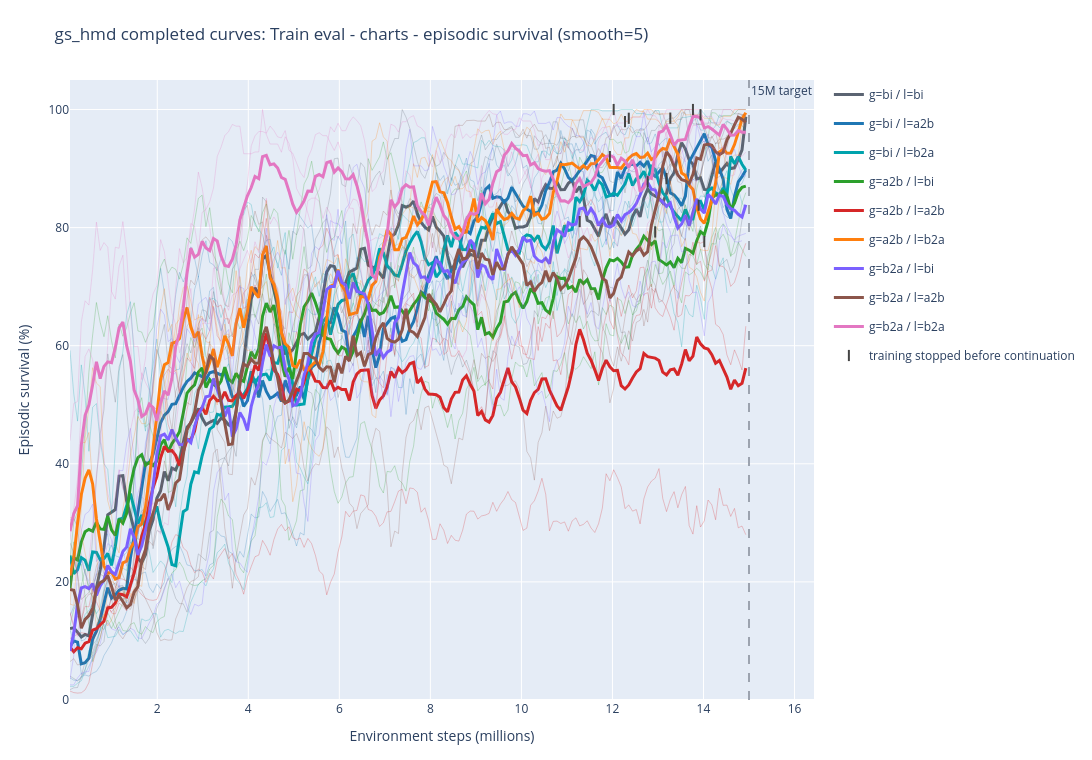
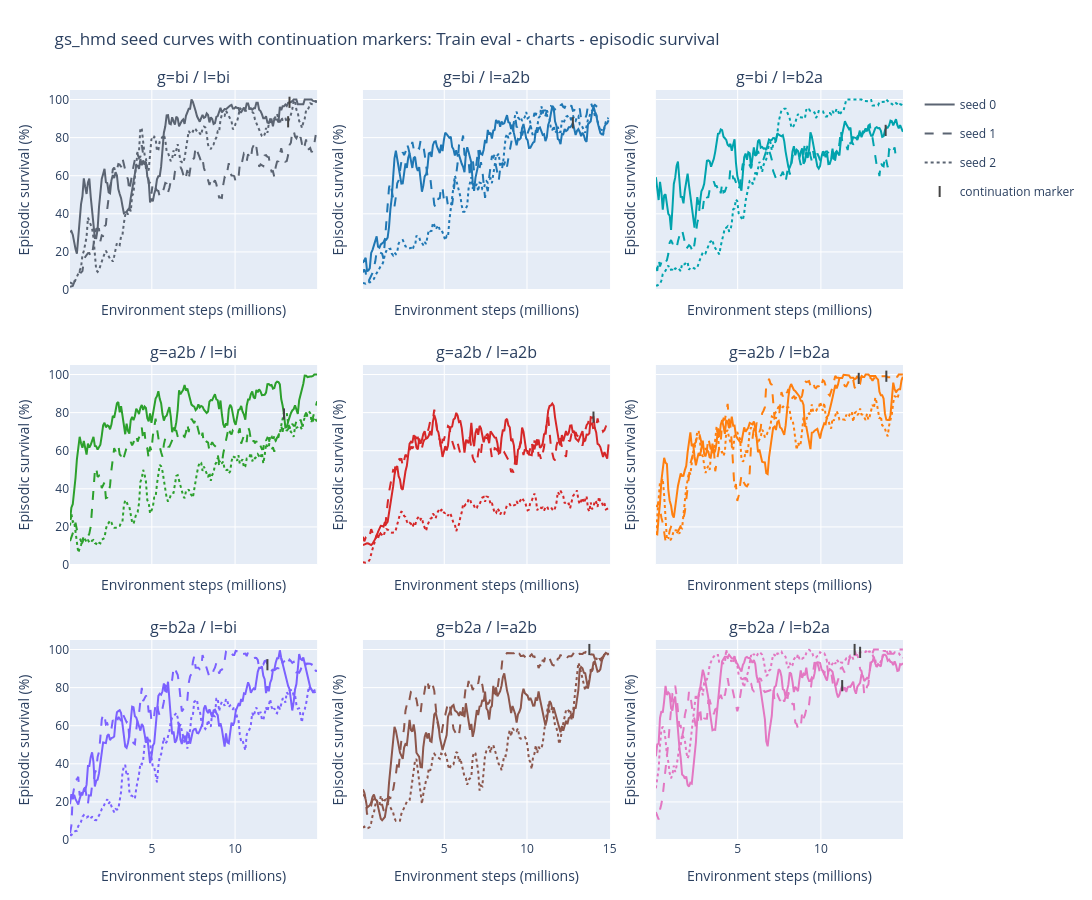

Notebook cell for these charts, in order:
### Markdown cell above
## Optional: plot another metric

Change `metric_to_plot` below to redraw the same figures for train-eval survival instead of test survival.

### Code cell
metric_to_plot = "train_eval/charts/episodic_survival"

plot_complete_curves(metric=metric_to_plot).show()
plot_seed_facets(metric=metric_to_plot).show()

### Figure 1 — Plotly figure (JSON) as saved in the notebook; plotly's stock layout.template omitted (floating-point values rounded to 4 significant figures; data arrays with more than 128 entries replaced by an {"elided": "..."} marker saying what was removed)
{"data": [{"customdata": {"elided": "180x2 mixed values"}, "hovertemplate": "run=%{customdata[0]}<br>seed=%{customdata[1]}<br>step=%{x:.3f}M<br>survival=%{y:.2f}%<extra></extra>", "legendgroup": "g=bi / l=bi", "line": {"color": "#5b6472", "width": 1}, "mode": "lines", "name": "g=bi / l=bi seed 0", "opacity": 0.25, "showlegend": false, "type": "scatter", "x": {"elided": "180 float values"}, "y": {"elided": "180 float values"}}, {"customdata": {"elided": "179x2 mixed values"}, "hovertemplate": "run=%{customdata[0]}<br>seed=%{customdata[1]}<br>step=%{x:.3f}M<br>survival=%{y:.2f}%<extra></extra>", "legendgroup": "g=bi / l=bi", "line": {"color": "#5b6472", "width": 1}, "mode": "lines", "name": "g=bi / l=bi seed 1", "opacity": 0.25, "showlegend": false, "type": "scatter", "x": {"elided": "179 float values"}, "y": {"elided": "179 float values"}}, {"customdata": {"elided": "180x2 mixed values"}, "hovertemplate": "run=%{customdata[0]}<br>seed=%{customdata[1]}<br>step=%{x:.3f}M<br>survival=%{y:.2f}%<extra></extra>", "legendgroup": "g=bi / l=bi", "line": {"color": "#5b6472", "width": 1}, "mode": "lines", "name": "g=bi / l=bi seed 2", "opacity": 0.25, "showlegend": false, "type": "scatter", "x": {"elided": "180 float values"}, "y": {"elided": "180 float values"}}, {"customdata": {"elided": "180 int values"}, "hovertemplate": "g=bi / l=bi<br>step=%{x:.3f}M<br>mean survival=%{y:.2f}%<br>seeds=%{customdata}<extra></extra>", "legendgroup": "g=bi / l=bi", "line": {"color": "#5b6472", "width": 3}, "mode": "lines", "name": "g=bi / l=bi", "type": "scatter", "x": {"elided": "180 float values"}, "y": {"elided": "180 float values"}}, {"customdata": {"elided": "180x2 mixed values"}, "hovertemplate": "run=%{customdata[0]}<br>seed=%{customdata[1]}<br>step=%{x:.3f}M<br>survival=%{y:.2f}%<extra></extra>", "legendgroup": "g=bi / l=a2b", "line": {"color": "#1f77b4", "width": 1}, "mode": "lines", "name": "g=bi / l=a2b seed 0", "opacity": 0.25, "showlegend": false, "type": "scatter", "x": {"elided": "180 float values"}, "y": {"elided": "180 float values"}}, {"customdata": {"elided": "174x2 mixed values"}, "hovertemplate": "run=%{customdata[0]}<br>seed=%{customdata[1]}<br>step=%{x:.3f}M<br>survival=%{y:.2f}%<extra></extra>", "legendgroup": "g=bi / l=a2b", "line": {"color": "#1f77b4", "width": 1}, "mode": "lines", "name": "g=bi / l=a2b seed 1", "opacity": 0.25, "showlegend": false, "type": "scatter", "x": {"elided": "174 float values"}, "y": {"elided": "174 float values"}}, {"customdata": {"elided": "180x2 mixed values"}, "hovertemplate": "run=%{customdata[0]}<br>seed=%{customdata[1]}<br>step=%{x:.3f}M<br>survival=%{y:.2f}%<extra></extra>", "legendgroup": "g=bi / l=a2b", "line": {"color": "#1f77b4", "width": 1}, "mode": "lines", "name": "g=bi / l=a2b seed 2", "opacity": 0.25, "showlegend": false, "type": "scatter", "x": {"elided": "180 float values"}, "y": {"elided": "180 float values"}}, {"customdata": {"elided": "180 int values"}, "hovertemplate": "g=bi / l=a2b<br>step=%{x:.3f}M<br>mean survival=%{y:.2f}%<br>seeds=%{customdata}<extra></extra>", "legendgroup": "g=bi / l=a2b", "line": {"color": "#1f77b4", "width": 3}, "mode": "lines", "name": "g=bi / l=a2b", "type": "scatter", "x": {"elided": "180 float values"}, "y": {"elided": "180 float values"}}, {"customdata": {"elided": "180x2 mixed values"}, "hovertemplate": "run=%{customdata[0]}<br>seed=%{customdata[1]}<br>step=%{x:.3f}M<br>survival=%{y:.2f}%<extra></extra>", "legendgroup": "g=bi / l=b2a", "line": {"color": "#00a3ad", "width": 1}, "mode": "lines", "name": "g=bi / l=b2a seed 0", "opacity": 0.25, "showlegend": false, "type": "scatter", "x": {"elided": "180 float values"}, "y": {"elided": "180 float values"}}, {"customdata": {"elided": "175x2 mixed values"}, "hovertemplate": "run=%{customdata[0]}<br>seed=%{customdata[1]}<br>step=%{x:.3f}M<br>survival=%{y:.2f}%<extra></extra>", "legendgroup": "g=bi / l=b2a", "line": {"color": "#00a3ad", "width": 1}, "mode": "lines", "name": "g=bi / l=b2a seed 1", "opacity": 0.25, "showlegend": false, "type": "scatter", "x": {"elided": "175 float values"}, "y": {"elided": "175 float values"}}, {"customdata": {"elided": "180x2 mixed values"}, "hovertemplate": "run=%{customdata[0]}<br>seed=%{customdata[1]}<br>step=%{x:.3f}M<br>survival=%{y:.2f}%<extra></extra>", "legendgroup": "g=bi / l=b2a", "line": {"color": "#00a3ad", "width": 1}, "mode": "lines", "name": "g=bi / l=b2a seed 2", "opacity": 0.25, "showlegend": false, "type": "scatter", "x": {"elided": "180 float values"}, "y": {"elided": "180 float values"}}, {"customdata": {"elided": "180 int values"}, "hovertemplate": "g=bi / l=b2a<br>step=%{x:.3f}M<br>mean survival=%{y:.2f}%<br>seeds=%{customdata}<extra></extra>", "legendgroup": "g=bi / l=b2a", "line": {"color": "#00a3ad", "width": 3}, "mode": "lines", "name": "g=bi / l=b2a", "type": "scatter", "x": {"elided": "180 float values"}, "y": {"elided": "180 float values"}}, {"customdata": {"elided": "180x2 mixed values"}, "hovertemplate": "run=%{customdata[0]}<br>seed=%{customdata[1]}<br>step=%{x:.3f}M<br>survival=%{y:.2f}%<extra></extra>", "legendgroup": "g=a2b / l=bi", "line": {"color": "#2ca02c", "width": 1}, "mode": "lines", "name": "g=a2b / l=bi seed 0", "opacity": 0.25, "showlegend": false, "type": "scatter", "x": {"elided": "180 float values"}, "y": {"elided": "180 float values"}}, {"customdata": {"elided": "180x2 mixed values"}, "hovertemplate": "run=%{customdata[0]}<br>seed=%{customdata[1]}<br>step=%{x:.3f}M<br>survival=%{y:.2f}%<extra></extra>", "legendgroup": "g=a2b / l=bi", "line": {"color": "#2ca02c", "width": 1}, "mode": "lines", "name": "g=a2b / l=bi seed 1", "opacity": 0.25, "showlegend": false, "type": "scatter", "x": {"elided": "180 float values"}, "y": {"elided": "180 float values"}}, {"customdata": {"elided": "180x2 mixed values"}, "hovertemplate": "run=%{customdata[0]}<br>seed=%{customdata[1]}<br>step=%{x:.3f}M<br>survival=%{y:.2f}%<extra></extra>", "legendgroup": "g=a2b / l=bi", "line": {"color": "#2ca02c", "width": 1}, "mode": "lines", "name": "g=a2b / l=bi seed 2", "opacity": 0.25, "showlegend": false, "type": "scatter", "x": {"elided": "180 float values"}, "y": {"elided": "180 float values"}}, {"customdata": {"elided": "180 int values"}, "hovertemplate": "g=a2b / l=bi<br>step=%{x:.3f}M<br>mean survival=%{y:.2f}%<br>seeds=%{customdata}<extra></extra>", "legendgroup": "g=a2b / l=bi", "line": {"color": "#2ca02c", "width": 3}, "mode": "lines", "name": "g=a2b / l=bi", "type": "scatter", "x": {"elided": "180 float values"}, "y": {"elided": "180 float values"}}, {"customdata": {"elided": "180x2 mixed values"}, "hovertemplate": "run=%{customdata[0]}<br>seed=%{customdata[1]}<br>step=%{x:.3f}M<br>survival=%{y:.2f}%<extra></extra>", "legendgroup": "g=a2b / l=a2b", "line": {"color": "#d62728", "width": 1}, "mode": "lines", "name": "g=a2b / l=a2b seed 0", "opacity": 0.25, "showlegend": false, "type": "scatter", "x": {"elided": "180 float values"}, "y": {"elided": "180 float values"}}, {"customdata": {"elided": "180x2 mixed values"}, "hovertemplate": "run=%{customdata[0]}<br>seed=%{customdata[1]}<br>step=%{x:.3f}M<br>survival=%{y:.2f}%<extra></extra>", "legendgroup": "g=a2b / l=a2b", "line": {"color": "#d62728", "width": 1}, "mode": "lines", "name": "g=a2b / l=a2b seed 1", "opacity": 0.25, "showlegend": false, "type": "scatter", "x": {"elided": "180 float values"}, "y": {"elided": "180 float values"}}, {"customdata": {"elided": "180x2 mixed values"}, "hovertemplate": "run=%{customdata[0]}<br>seed=%{customdata[1]}<br>step=%{x:.3f}M<br>survival=%{y:.2f}%<extra></extra>", "legendgroup": "g=a2b / l=a2b", "line": {"color": "#d62728", "width": 1}, "mode": "lines", "name": "g=a2b / l=a2b seed 2", "opacity": 0.25, "showlegend": false, "type": "scatter", "x": {"elided": "180 float values"}, "y": {"elided": "180 float values"}}, {"customdata": {"elided": "180 int values"}, "hovertemplate": "g=a2b / l=a2b<br>step=%{x:.3f}M<br>mean survival=%{y:.2f}%<br>seeds=%{customdata}<extra></extra>", "legendgroup": "g=a2b / l=a2b", "line": {"color": "#d62728", "width": 3}, "mode": "lines", "name": "g=a2b / l=a2b", "type": "scatter", "x": {"elided": "180 float values"}, "y": {"elided": "180 float values"}}, {"customdata": {"elided": "180x2 mixed values"}, "hovertemplate": "run=%{customdata[0]}<br>seed=%{customdata[1]}<br>step=%{x:.3f}M<br>survival=%{y:.2f}%<extra></extra>", "legendgroup": "g=a2b / l=b2a", "line": {"color": "#ff7f0e", "width": 1}, "mode": "lines", "name": "g=a2b / l=b2a seed 0", "opacity": 0.25, "showlegend": false, "type": "scatter", "x": {"elided": "180 float values"}, "y": {"elided": "180 float values"}}, {"customdata": {"elided": "180x2 mixed values"}, "hovertemplate": "run=%{customdata[0]}<br>seed=%{customdata[1]}<br>step=%{x:.3f}M<br>survival=%{y:.2f}%<extra></extra>", "legendgroup": "g=a2b / l=b2a", "line": {"color": "#ff7f0e", "width": 1}, "mode": "lines", "name": "g=a2b / l=b2a seed 1", "opacity": 0.25, "showlegend": false, "type": "scatter", "x": {"elided": "180 float values"}, "y": {"elided": "180 float values"}}, {"customdata": {"elided": "177x2 mixed values"}, "hovertemplate": "run=%{customdata[0]}<br>seed=%{customdata[1]}<br>step=%{x:.3f}M<br>survival=%{y:.2f}%<extra></extra>", "legendgroup": "g=a2b / l=b2a", "line": {"color": "#ff7f0e", "width": 1}, "mode": "lines", "name": "g=a2b / l=b2a seed 2", "opacity": 0.25, "showlegend": false, "type": "scatter", "x": {"elided": "177 float values"}, "y": {"elided": "177 float values"}}, {"customdata": {"elided": "180 int values"}, "hovertemplate": "g=a2b / l=b2a<br>step=%{x:.3f}M<br>mean survival=%{y:.2f}%<br>seeds=%{customdata}<extra></extra>", "legendgroup": "g=a2b / l=b2a", "line": {"color": "#ff7f0e", "width": 3}, "mode": "lines", "name": "g=a2b / l=b2a", "type": "scatter", "x": {"elided": "180 float values"}, "y": {"elided": "180 float values"}}, {"customdata": {"elided": "179x2 mixed values"}, "hovertemplate": "run=%{customdata[0]}<br>seed=%{customdata[1]}<br>step=%{x:.3f}M<br>survival=%{y:.2f}%<extra></extra>", "legendgroup": "g=b2a / l=bi", "line": {"color": "#7b61ff", "width": 1}, "mode": "lines", "name": "g=b2a / l=bi seed 0", "opacity": 0.25, "showlegend": false, "type": "scatter", "x": {"elided": "179 float values"}, "y": {"elided": "179 float values"}}, {"customdata": {"elided": "180x2 mixed values"}, "hovertemplate": "run=%{customdata[0]}<br>seed=%{customdata[1]}<br>step=%{x:.3f}M<br>survival=%{y:.2f}%<extra></extra>", "legendgroup": "g=b2a / l=bi", "line": {"color": "#7b61ff", "width": 1}, "mode": "lines", "name": "g=b2a / l=bi seed 1", "opacity": 0.25, "showlegend": false, "type": "scatter", "x": {"elided": "180 float values"}, "y": {"elided": "180 float values"}}, {"customdata": {"elided": "180x2 mixed values"}, "hovertemplate": "run=%{customdata[0]}<br>seed=%{customdata[1]}<br>step=%{x:.3f}M<br>survival=%{y:.2f}%<extra></extra>", "legendgroup": "g=b2a / l=bi", "line": {"color": "#7b61ff", "width": 1}, "mode": "lines", "name": "g=b2a / l=bi seed 2", "opacity": 0.25, "showlegend": false, "type": "scatter", "x": {"elided": "180 float values"}, "y": {"elided": "180 float values"}}, {"customdata": {"elided": "180 int values"}, "hovertemplate": "g=b2a / l=bi<br>step=%{x:.3f}M<br>mean survival=%{y:.2f}%<br>seeds=%{customdata}<extra></extra>", "legendgroup": "g=b2a / l=bi", "line": {"color": "#7b61ff", "width": 3}, "mode": "lines", "name": "g=b2a / l=bi", "type": "scatter", "x": {"elided": "180 float values"}, "y": {"elided": "180 float values"}}, {"customdata": {"elided": "180x2 mixed values"}, "hovertemplate": "run=%{customdata[0]}<br>seed=%{customdata[1]}<br>step=%{x:.3f}M<br>survival=%{y:.2f}%<extra></extra>", "legendgroup": "g=b2a / l=a2b", "line": {"color": "#8c564b", "width": 1}, "mode": "lines", "name": "g=b2a / l=a2b seed 0", "opacity": 0.25, "showlegend": false, "type": "scatter", "x": {"elided": "180 float values"}, "y": {"elided": "180 float values"}}, {"customdata": {"elided": "180x2 mixed values"}, "hovertemplate": "run=%{customdata[0]}<br>seed=%{customdata[1]}<br>step=%{x:.3f}M<br>survival=%{y:.2f}%<extra></extra>", "legendgroup": "g=b2a / l=a2b", "line": {"color": "#8c564b", "width": 1}, "mode": "lines", "name": "g=b2a / l=a2b seed 1", "opacity": 0.25, "showlegend": false, "type": "scatter", "x": {"elided": "180 float values"}, "y": {"elided": "180 float values"}}, {"customdata": {"elided": "180x2 mixed values"}, "hovertemplate": "run=%{customdata[0]}<br>seed=%{customdata[1]}<br>step=%{x:.3f}M<br>survival=%{y:.2f}%<extra></extra>", "legendgroup": "g=b2a / l=a2b", "line": {"color": "#8c564b", "width": 1}, "mode": "lines", "name": "g=b2a / l=a2b seed 2", "opacity": 0.25, "showlegend": false, "type": "scatter", "x": {"elided": "180 float values"}, "y": {"elided": "180 float values"}}, {"customdata": {"elided": "180 int values"}, "hovertemplate": "g=b2a / l=a2b<br>step=%{x:.3f}M<br>mean survival=%{y:.2f}%<br>seeds=%{customdata}<extra></extra>", "legendgroup": "g=b2a / l=a2b", "line": {"color": "#8c564b", "width": 3}, "mode": "lines", "name": "g=b2a / l=a2b", "type": "scatter", "x": {"elided": "180 float values"}, "y": {"elided": "180 float values"}}, {"customdata": {"elided": "180x2 mixed values"}, "hovertemplate": "run=%{customdata[0]}<br>seed=%{customdata[1]}<br>step=%{x:.3f}M<br>survival=%{y:.2f}%<extra></extra>", "legendgroup": "g=b2a / l=b2a", "line": {"color": "#e377c2", "width": 1}, "mode": "lines", "name": "g=b2a / l=b2a seed 0", "opacity": 0.25, "showlegend": false, "type": "scatter", "x": {"elided": "180 float values"}, "y": {"elided": "180 float values"}}, {"customdata": {"elided": "180x2 mixed values"}, "hovertemplate": "run=%{customdata[0]}<br>seed=%{customdata[1]}<br>step=%{x:.3f}M<br>survival=%{y:.2f}%<extra></extra>", "legendgroup": "g=b2a / l=b2a", "line": {"color": "#e377c2", "width": 1}, "mode": "lines", "name": "g=b2a / l=b2a seed 1", "opacity": 0.25, "showlegend": false, "type": "scatter", "x": {"elided": "180 float values"}, "y": {"elided": "180 float values"}}, {"customdata": {"elided": "180x2 mixed values"}, "hovertemplate": "run=%{customdata[0]}<br>seed=%{customdata[1]}<br>step=%{x:.3f}M<br>survival=%{y:.2f}%<extra></extra>", "legendgroup": "g=b2a / l=b2a", "line": {"color": "#e377c2", "width": 1}, "mode": "lines", "name": "g=b2a / l=b2a seed 2", "opacity": 0.25, "showlegend": false, "type": "scatter", "x": {"elided": "180 float values"}, "y": {"elided": "180 float values"}}, {"customdata": {"elided": "180 int values"}, "hovertemplate": "g=b2a / l=b2a<br>step=%{x:.3f}M<br>mean survival=%{y:.2f}%<br>seeds=%{customdata}<extra></extra>", "legendgroup": "g=b2a / l=b2a", "line": {"color": "#e377c2", "width": 3}, "mode": "lines", "name": "g=b2a / l=b2a", "type": "scatter", "x": {"elided": "180 float values"}, "y": {"elided": "180 float values"}}, {"customdata": [["gs_hmd_hetero_n0_none_ga2b_la2b_s0", "g=a2b / l=a2b", 0, 14.06], ["gs_hmd_hetero_n0_none_ga2b_lb2a_s0", "g=a2b / l=b2a", 0, 12.32], ["gs_hmd_hetero_n0_none_ga2b_lb2a_s1", "g=a2b / l=b2a", 1, 13.98], ["gs_hmd_hetero_n0_none_ga2b_lbi_s0", "g=a2b / l=bi", 0, 12.98], ["gs_hmd_hetero_n0_none_gb2a_la2b_s1", "g=b2a / l=a2b", 1, 13.81], ["gs_hmd_hetero_n0_none_gb2a_lb2a_s0", "g=b2a / l=b2a", 0, 11.32], ["gs_hmd_hetero_n0_none_gb2a_lb2a_s1", "g=b2a / l=b2a", 1, 12.07], ["gs_hmd_hetero_n0_none_gb2a_lb2a_s2", "g=b2a / l=b2a", 2, 12.4], ["gs_hmd_hetero_n0_none_gb2a_lbi_s1", "g=b2a / l=bi", 1, 11.99], ["gs_hmd_hetero_n0_none_gbi_la2b_s0", "g=bi / l=a2b", 0, 12.81], ["gs_hmd_hetero_n0_none_gbi_lb2a_s0", "g=bi / l=b2a", 0, 13.93], ["gs_hmd_hetero_n0_none_gbi_lbi_s0", "g=bi / l=bi", 0, 13.31], ["gs_hmd_hetero_n0_none_gbi_lbi_s2", "g=bi / l=bi", 2, 13.23]], "hovertemplate": "run=%{customdata[0]}<br>direction=%{customdata[1]}<br>seed=%{customdata[2]}<br>stopped after=%{x:.3f}M steps<br>resumed at=%{customdata[3]:.3f}M steps<br>survival marker=%{y:.2f}%<extra></extra>", "marker": {"color": "#111827", "line": {"width": 2}, "size": 8, "symbol": "line-ns"}, "mode": "markers", "name": "training stopped before continuation", "type": "scatter", "x": [14.02, 12.28, 13.93, 12.94, 13.77, 11.28, 12.03, 12.36, 11.94, 12.77, 13.89, 13.27, 13.19], "y": [77.64, 97.95, 99.11, 79.27, 100.0, 81.02, 100.0, 98.52, 92.03, 87.77, 83.79, 98.54, 88.31]}], "layout": {"annotations": [{"showarrow": false, "text": "15M target", "x": 15, "xanchor": "left", "xref": "x", "y": 1, "yanchor": "top", "yref": "y domain"}], "height": 760, "hovermode": "closest", "legend": {"orientation": "v", "x": 1.02, "y": 1}, "margin": {"b": 60, "l": 70, "r": 260, "t": 80}, "shapes": [{"line": {"color": "#9ca3af", "dash": "dash"}, "type": "line", "x0": 15, "x1": 15, "xref": "x", "y0": 0, "y1": 1, "yref": "y domain"}], "title": {"text": "gs_hmd completed curves: Train eval - charts - episodic survival (smooth=5)"}, "width": 1500, "xaxis": {"title": {"text": "Environment steps (millions)"}}, "yaxis": {"range": [0, 105], "title": {"text": "Episodic survival (%)"}}}}

### Figure 2 — Plotly figure (JSON) as saved in the notebook; plotly's stock layout.template omitted (floating-point values rounded to 4 significant figures; data arrays with more than 128 entries replaced by an {"elided": "..."} marker saying what was removed)
{"data": [{"customdata": {"elided": "180x2 mixed values"}, "hovertemplate": "run=%{customdata[0]}<br>seed=%{customdata[1]}<br>step=%{x:.3f}M<br>survival=%{y:.2f}%<extra></extra>", "legendgroup": "seed 0", "line": {"color": "#5b6472", "dash": "solid", "width": 2}, "mode": "lines", "name": "seed 0", "showlegend": true, "type": "scatter", "x": {"elided": "180 float values"}, "xaxis": "x", "y": {"elided": "180 float values"}, "yaxis": "y"}, {"customdata": {"elided": "179x2 mixed values"}, "hovertemplate": "run=%{customdata[0]}<br>seed=%{customdata[1]}<br>step=%{x:.3f}M<br>survival=%{y:.2f}%<extra></extra>", "legendgroup": "seed 1", "line": {"color": "#5b6472", "dash": "dash", "width": 2}, "mode": "lines", "name": "seed 1", "showlegend": true, "type": "scatter", "x": {"elided": "179 float values"}, "xaxis": "x", "y": {"elided": "179 float values"}, "yaxis": "y"}, {"customdata": {"elided": "180x2 mixed values"}, "hovertemplate": "run=%{customdata[0]}<br>seed=%{customdata[1]}<br>step=%{x:.3f}M<br>survival=%{y:.2f}%<extra></extra>", "legendgroup": "seed 2", "line": {"color": "#5b6472", "dash": "dot", "width": 2}, "mode": "lines", "name": "seed 2", "showlegend": true, "type": "scatter", "x": {"elided": "180 float values"}, "xaxis": "x", "y": {"elided": "180 float values"}, "yaxis": "y"}, {"customdata": [["gs_hmd_hetero_n0_none_gbi_lbi_s0", 0, 13.31], ["gs_hmd_hetero_n0_none_gbi_lbi_s2", 2, 13.23]], "hovertemplate": "run=%{customdata[0]}<br>seed=%{customdata[1]}<br>stopped after=%{x:.3f}M steps<br>resumed at=%{customdata[2]:.3f}M steps<br>survival marker=%{y:.2f}%<extra></extra>", "legendgroup": "continuation marker", "marker": {"color": "#111827", "line": {"width": 2}, "size": 8, "symbol": "line-ns"}, "mode": "markers", "name": "continuation marker", "showlegend": true, "type": "scatter", "x": [13.27, 13.19], "xaxis": "x", "y": [98.54, 88.31], "yaxis": "y"}, {"customdata": {"elided": "180x2 mixed values"}, "hovertemplate": "run=%{customdata[0]}<br>seed=%{customdata[1]}<br>step=%{x:.3f}M<br>survival=%{y:.2f}%<extra></extra>", "legendgroup": "seed 0", "line": {"color": "#1f77b4", "dash": "solid", "width": 2}, "mode": "lines", "name": "seed 0", "showlegend": false, "type": "scatter", "x": {"elided": "180 float values"}, "xaxis": "x2", "y": {"elided": "180 float values"}, "yaxis": "y2"}, {"customdata": {"elided": "174x2 mixed values"}, "hovertemplate": "run=%{customdata[0]}<br>seed=%{customdata[1]}<br>step=%{x:.3f}M<br>survival=%{y:.2f}%<extra></extra>", "legendgroup": "seed 1", "line": {"color": "#1f77b4", "dash": "dash", "width": 2}, "mode": "lines", "name": "seed 1", "showlegend": false, "type": "scatter", "x": {"elided": "174 float values"}, "xaxis": "x2", "y": {"elided": "174 float values"}, "yaxis": "y2"}, {"customdata": {"elided": "180x2 mixed values"}, "hovertemplate": "run=%{customdata[0]}<br>seed=%{customdata[1]}<br>step=%{x:.3f}M<br>survival=%{y:.2f}%<extra></extra>", "legendgroup": "seed 2", "line": {"color": "#1f77b4", "dash": "dot", "width": 2}, "mode": "lines", "name": "seed 2", "showlegend": false, "type": "scatter", "x": {"elided": "180 float values"}, "xaxis": "x2", "y": {"elided": "180 float values"}, "yaxis": "y2"}, {"customdata": [["gs_hmd_hetero_n0_none_gbi_la2b_s0", 0, 12.81]], "hovertemplate": "run=%{customdata[0]}<br>seed=%{customdata[1]}<br>stopped after=%{x:.3f}M steps<br>resumed at=%{customdata[2]:.3f}M steps<br>survival marker=%{y:.2f}%<extra></extra>", "legendgroup": "continuation marker", "marker": {"color": "#111827", "line": {"width": 2}, "size": 8, "symbol": "line-ns"}, "mode": "markers", "name": "continuation marker", "showlegend": false, "type": "scatter", "x": [12.77], "xaxis": "x2", "y": [87.77], "yaxis": "y2"}, {"customdata": {"elided": "180x2 mixed values"}, "hovertemplate": "run=%{customdata[0]}<br>seed=%{customdata[1]}<br>step=%{x:.3f}M<br>survival=%{y:.2f}%<extra></extra>", "legendgroup": "seed 0", "line": {"color": "#00a3ad", "dash": "solid", "width": 2}, "mode": "lines", "name": "seed 0", "showlegend": false, "type": "scatter", "x": {"elided": "180 float values"}, "xaxis": "x3", "y": {"elided": "180 float values"}, "yaxis": "y3"}, {"customdata": {"elided": "175x2 mixed values"}, "hovertemplate": "run=%{customdata[0]}<br>seed=%{customdata[1]}<br>step=%{x:.3f}M<br>survival=%{y:.2f}%<extra></extra>", "legendgroup": "seed 1", "line": {"color": "#00a3ad", "dash": "dash", "width": 2}, "mode": "lines", "name": "seed 1", "showlegend": false, "type": "scatter", "x": {"elided": "175 float values"}, "xaxis": "x3", "y": {"elided": "175 float values"}, "yaxis": "y3"}, {"customdata": {"elided": "180x2 mixed values"}, "hovertemplate": "run=%{customdata[0]}<br>seed=%{customdata[1]}<br>step=%{x:.3f}M<br>survival=%{y:.2f}%<extra></extra>", "legendgroup": "seed 2", "line": {"color": "#00a3ad", "dash": "dot", "width": 2}, "mode": "lines", "name": "seed 2", "showlegend": false, "type": "scatter", "x": {"elided": "180 float values"}, "xaxis": "x3", "y": {"elided": "180 float values"}, "yaxis": "y3"}, {"customdata": [["gs_hmd_hetero_n0_none_gbi_lb2a_s0", 0, 13.93]], "hovertemplate": "run=%{customdata[0]}<br>seed=%{customdata[1]}<br>stopped after=%{x:.3f}M steps<br>resumed at=%{customdata[2]:.3f}M steps<br>survival marker=%{y:.2f}%<extra></extra>", "legendgroup": "continuation marker", "marker": {"color": "#111827", "line": {"width": 2}, "size": 8, "symbol": "line-ns"}, "mode": "markers", "name": "continuation marker", "showlegend": false, "type": "scatter", "x": [13.89], "xaxis": "x3", "y": [83.79], "yaxis": "y3"}, {"customdata": {"elided": "180x2 mixed values"}, "hovertemplate": "run=%{customdata[0]}<br>seed=%{customdata[1]}<br>step=%{x:.3f}M<br>survival=%{y:.2f}%<extra></extra>", "legendgroup": "seed 0", "line": {"color": "#2ca02c", "dash": "solid", "width": 2}, "mode": "lines", "name": "seed 0", "showlegend": false, "type": "scatter", "x": {"elided": "180 float values"}, "xaxis": "x4", "y": {"elided": "180 float values"}, "yaxis": "y4"}, {"customdata": {"elided": "180x2 mixed values"}, "hovertemplate": "run=%{customdata[0]}<br>seed=%{customdata[1]}<br>step=%{x:.3f}M<br>survival=%{y:.2f}%<extra></extra>", "legendgroup": "seed 1", "line": {"color": "#2ca02c", "dash": "dash", "width": 2}, "mode": "lines", "name": "seed 1", "showlegend": false, "type": "scatter", "x": {"elided": "180 float values"}, "xaxis": "x4", "y": {"elided": "180 float values"}, "yaxis": "y4"}, {"customdata": {"elided": "180x2 mixed values"}, "hovertemplate": "run=%{customdata[0]}<br>seed=%{customdata[1]}<br>step=%{x:.3f}M<br>survival=%{y:.2f}%<extra></extra>", "legendgroup": "seed 2", "line": {"color": "#2ca02c", "dash": "dot", "width": 2}, "mode": "lines", "name": "seed 2", "showlegend": false, "type": "scatter", "x": {"elided": "180 float values"}, "xaxis": "x4", "y": {"elided": "180 float values"}, "yaxis": "y4"}, {"customdata": [["gs_hmd_hetero_n0_none_ga2b_lbi_s0", 0, 12.98]], "hovertemplate": "run=%{customdata[0]}<br>seed=%{customdata[1]}<br>stopped after=%{x:.3f}M steps<br>resumed at=%{customdata[2]:.3f}M steps<br>survival marker=%{y:.2f}%<extra></extra>", "legendgroup": "continuation marker", "marker": {"color": "#111827", "line": {"width": 2}, "size": 8, "symbol": "line-ns"}, "mode": "markers", "name": "continuation marker", "showlegend": false, "type": "scatter", "x": [12.94], "xaxis": "x4", "y": [79.27], "yaxis": "y4"}, {"customdata": {"elided": "180x2 mixed values"}, "hovertemplate": "run=%{customdata[0]}<br>seed=%{customdata[1]}<br>step=%{x:.3f}M<br>survival=%{y:.2f}%<extra></extra>", "legendgroup": "seed 0", "line": {"color": "#d62728", "dash": "solid", "width": 2}, "mode": "lines", "name": "seed 0", "showlegend": false, "type": "scatter", "x": {"elided": "180 float values"}, "xaxis": "x5", "y": {"elided": "180 float values"}, "yaxis": "y5"}, {"customdata": {"elided": "180x2 mixed values"}, "hovertemplate": "run=%{customdata[0]}<br>seed=%{customdata[1]}<br>step=%{x:.3f}M<br>survival=%{y:.2f}%<extra></extra>", "legendgroup": "seed 1", "line": {"color": "#d62728", "dash": "dash", "width": 2}, "mode": "lines", "name": "seed 1", "showlegend": false, "type": "scatter", "x": {"elided": "180 float values"}, "xaxis": "x5", "y": {"elided": "180 float values"}, "yaxis": "y5"}, {"customdata": {"elided": "180x2 mixed values"}, "hovertemplate": "run=%{customdata[0]}<br>seed=%{customdata[1]}<br>step=%{x:.3f}M<br>survival=%{y:.2f}%<extra></extra>", "legendgroup": "seed 2", "line": {"color": "#d62728", "dash": "dot", "width": 2}, "mode": "lines", "name": "seed 2", "showlegend": false, "type": "scatter", "x": {"elided": "180 float values"}, "xaxis": "x5", "y": {"elided": "180 float values"}, "yaxis": "y5"}, {"customdata": [["gs_hmd_hetero_n0_none_ga2b_la2b_s0", 0, 14.06]], "hovertemplate": "run=%{customdata[0]}<br>seed=%{customdata[1]}<br>stopped after=%{x:.3f}M steps<br>resumed at=%{customdata[2]:.3f}M steps<br>survival marker=%{y:.2f}%<extra></extra>", "legendgroup": "continuation marker", "marker": {"color": "#111827", "line": {"width": 2}, "size": 8, "symbol": "line-ns"}, "mode": "markers", "name": "continuation marker", "showlegend": false, "type": "scatter", "x": [14.02], "xaxis": "x5", "y": [77.64], "yaxis": "y5"}, {"customdata": {"elided": "180x2 mixed values"}, "hovertemplate": "run=%{customdata[0]}<br>seed=%{customdata[1]}<br>step=%{x:.3f}M<br>survival=%{y:.2f}%<extra></extra>", "legendgroup": "seed 0", "line": {"color": "#ff7f0e", "dash": "solid", "width": 2}, "mode": "lines", "name": "seed 0", "showlegend": false, "type": "scatter", "x": {"elided": "180 float values"}, "xaxis": "x6", "y": {"elided": "180 float values"}, "yaxis": "y6"}, {"customdata": {"elided": "180x2 mixed values"}, "hovertemplate": "run=%{customdata[0]}<br>seed=%{customdata[1]}<br>step=%{x:.3f}M<br>survival=%{y:.2f}%<extra></extra>", "legendgroup": "seed 1", "line": {"color": "#ff7f0e", "dash": "dash", "width": 2}, "mode": "lines", "name": "seed 1", "showlegend": false, "type": "scatter", "x": {"elided": "180 float values"}, "xaxis": "x6", "y": {"elided": "180 float values"}, "yaxis": "y6"}, {"customdata": {"elided": "177x2 mixed values"}, "hovertemplate": "run=%{customdata[0]}<br>seed=%{customdata[1]}<br>step=%{x:.3f}M<br>survival=%{y:.2f}%<extra></extra>", "legendgroup": "seed 2", "line": {"color": "#ff7f0e", "dash": "dot", "width": 2}, "mode": "lines", "name": "seed 2", "showlegend": false, "type": "scatter", "x": {"elided": "177 float values"}, "xaxis": "x6", "y": {"elided": "177 float values"}, "yaxis": "y6"}, {"customdata": [["gs_hmd_hetero_n0_none_ga2b_lb2a_s0", 0, 12.32], ["gs_hmd_hetero_n0_none_ga2b_lb2a_s1", 1, 13.98]], "hovertemplate": "run=%{customdata[0]}<br>seed=%{customdata[1]}<br>stopped after=%{x:.3f}M steps<br>resumed at=%{customdata[2]:.3f}M steps<br>survival marker=%{y:.2f}%<extra></extra>", "legendgroup": "continuation marker", "marker": {"color": "#111827", "line": {"width": 2}, "size": 8, "symbol": "line-ns"}, "mode": "markers", "name": "continuation marker", "showlegend": false, "type": "scatter", "x": [12.28, 13.93], "xaxis": "x6", "y": [97.95, 99.11], "yaxis": "y6"}, {"customdata": {"elided": "179x2 mixed values"}, "hovertemplate": "run=%{customdata[0]}<br>seed=%{customdata[1]}<br>step=%{x:.3f}M<br>survival=%{y:.2f}%<extra></extra>", "legendgroup": "seed 0", "line": {"color": "#7b61ff", "dash": "solid", "width": 2}, "mode": "lines", "name": "seed 0", "showlegend": false, "type": "scatter", "x": {"elided": "179 float values"}, "xaxis": "x7", "y": {"elided": "179 float values"}, "yaxis": "y7"}, {"customdata": {"elided": "180x2 mixed values"}, "hovertemplate": "run=%{customdata[0]}<br>seed=%{customdata[1]}<br>step=%{x:.3f}M<br>survival=%{y:.2f}%<extra></extra>", "legendgroup": "seed 1", "line": {"color": "#7b61ff", "dash": "dash", "width": 2}, "mode": "lines", "name": "seed 1", "showlegend": false, "type": "scatter", "x": {"elided": "180 float values"}, "xaxis": "x7", "y": {"elided": "180 float values"}, "yaxis": "y7"}, {"customdata": {"elided": "180x2 mixed values"}, "hovertemplate": "run=%{customdata[0]}<br>seed=%{customdata[1]}<br>step=%{x:.3f}M<br>survival=%{y:.2f}%<extra></extra>", "legendgroup": "seed 2", "line": {"color": "#7b61ff", "dash": "dot", "width": 2}, "mode": "lines", "name": "seed 2", "showlegend": false, "type": "scatter", "x": {"elided": "180 float values"}, "xaxis": "x7", "y": {"elided": "180 float values"}, "yaxis": "y7"}, {"customdata": [["gs_hmd_hetero_n0_none_gb2a_lbi_s1", 1, 11.99]], "hovertemplate": "run=%{customdata[0]}<br>seed=%{customdata[1]}<br>stopped after=%{x:.3f}M steps<br>resumed at=%{customdata[2]:.3f}M steps<br>survival marker=%{y:.2f}%<extra></extra>", "legendgroup": "continuation marker", "marker": {"color": "#111827", "line": {"width": 2}, "size": 8, "symbol": "line-ns"}, "mode": "markers", "name": "continuation marker", "showlegend": false, "type": "scatter", "x": [11.94], "xaxis": "x7", "y": [92.03], "yaxis": "y7"}, {"customdata": {"elided": "180x2 mixed values"}, "hovertemplate": "run=%{customdata[0]}<br>seed=%{customdata[1]}<br>step=%{x:.3f}M<br>survival=%{y:.2f}%<extra></extra>", "legendgroup": "seed 0", "line": {"color": "#8c564b", "dash": "solid", "width": 2}, "mode": "lines", "name": "seed 0", "showlegend": false, "type": "scatter", "x": {"elided": "180 float values"}, "xaxis": "x8", "y": {"elided": "180 float values"}, "yaxis": "y8"}, {"customdata": {"elided": "180x2 mixed values"}, "hovertemplate": "run=%{customdata[0]}<br>seed=%{customdata[1]}<br>step=%{x:.3f}M<br>survival=%{y:.2f}%<extra></extra>", "legendgroup": "seed 1", "line": {"color": "#8c564b", "dash": "dash", "width": 2}, "mode": "lines", "name": "seed 1", "showlegend": false, "type": "scatter", "x": {"elided": "180 float values"}, "xaxis": "x8", "y": {"elided": "180 float values"}, "yaxis": "y8"}, {"customdata": {"elided": "180x2 mixed values"}, "hovertemplate": "run=%{customdata[0]}<br>seed=%{customdata[1]}<br>step=%{x:.3f}M<br>survival=%{y:.2f}%<extra></extra>", "legendgroup": "seed 2", "line": {"color": "#8c564b", "dash": "dot", "width": 2}, "mode": "lines", "name": "seed 2", "showlegend": false, "type": "scatter", "x": {"elided": "180 float values"}, "xaxis": "x8", "y": {"elided": "180 float values"}, "yaxis": "y8"}, {"customdata": [["gs_hmd_hetero_n0_none_gb2a_la2b_s1", 1, 13.81]], "hovertemplate": "run=%{customdata[0]}<br>seed=%{customdata[1]}<br>stopped after=%{x:.3f}M steps<br>resumed at=%{customdata[2]:.3f}M steps<br>survival marker=%{y:.2f}%<extra></extra>", "legendgroup": "continuation marker", "marker": {"color": "#111827", "line": {"width": 2}, "size": 8, "symbol": "line-ns"}, "mode": "markers", "name": "continuation marker", "showlegend": false, "type": "scatter", "x": [13.77], "xaxis": "x8", "y": [100.0], "yaxis": "y8"}, {"customdata": {"elided": "180x2 mixed values"}, "hovertemplate": "run=%{customdata[0]}<br>seed=%{customdata[1]}<br>step=%{x:.3f}M<br>survival=%{y:.2f}%<extra></extra>", "legendgroup": "seed 0", "line": {"color": "#e377c2", "dash": "solid", "width": 2}, "mode": "lines", "name": "seed 0", "showlegend": false, "type": "scatter", "x": {"elided": "180 float values"}, "xaxis": "x9", "y": {"elided": "180 float values"}, "yaxis": "y9"}, {"customdata": {"elided": "180x2 mixed values"}, "hovertemplate": "run=%{customdata[0]}<br>seed=%{customdata[1]}<br>step=%{x:.3f}M<br>survival=%{y:.2f}%<extra></extra>", "legendgroup": "seed 1", "line": {"color": "#e377c2", "dash": "dash", "width": 2}, "mode": "lines", "name": "seed 1", "showlegend": false, "type": "scatter", "x": {"elided": "180 float values"}, "xaxis": "x9", "y": {"elided": "180 float values"}, "yaxis": "y9"}, {"customdata": {"elided": "180x2 mixed values"}, "hovertemplate": "run=%{customdata[0]}<br>seed=%{customdata[1]}<br>step=%{x:.3f}M<br>survival=%{y:.2f}%<extra></extra>", "legendgroup": "seed 2", "line": {"color": "#e377c2", "dash": "dot", "width": 2}, "mode": "lines", "name": "seed 2", "showlegend": false, "type": "scatter", "x": {"elided": "180 float values"}, "xaxis": "x9", "y": {"elided": "180 float values"}, "yaxis": "y9"}, {"customdata": [["gs_hmd_hetero_n0_none_gb2a_lb2a_s0", 0, 11.32], ["gs_hmd_hetero_n0_none_gb2a_lb2a_s1", 1, 12.07], ["gs_hmd_hetero_n0_none_gb2a_lb2a_s2", 2, 12.4]], "hovertemplate": "run=%{customdata[0]}<br>seed=%{customdata[1]}<br>stopped after=%{x:.3f}M steps<br>resumed at=%{customdata[2]:.3f}M steps<br>survival marker=%{y:.2f}%<extra></extra>", "legendgroup": "continuation marker", "marker": {"color": "#111827", "line": {"width": 2}, "size": 8, "symbol": "line-ns"}, "mode": "markers", "name": "continuation marker", "showlegend": false, "type": "scatter", "x": [11.28, 12.03, 12.36], "xaxis": "x9", "y": [81.02, 100.0, 98.52], "yaxis": "y9"}], "layout": {"annotations": [{"font": {"size": 16}, "showarrow": false, "text": "g=bi / l=bi", "x": 0.1483, "xanchor": "center", "xref": "paper", "y": 1, "yanchor": "bottom", "yref": "paper"}, {"font": {"size": 16}, "showarrow": false, "text": "g=bi / l=a2b", "x": 0.5, "xanchor": "center", "xref": "paper", "y": 1, "yanchor": "bottom", "yref": "paper"}, {"font": {"size": 16}, "showarrow": false, "text": "g=bi / l=b2a", "x": 0.8517, "xanchor": "center", "xref": "paper", "y": 1, "yanchor": "bottom", "yref": "paper"}, {"font": {"size": 16}, "showarrow": false, "text": "g=a2b / l=bi", "x": 0.1483, "xanchor": "center", "xref": "paper", "y": 0.6333, "yanchor": "bottom", "yref": "paper"}, {"font": {"size": 16}, "showarrow": false, "text": "g=a2b / l=a2b", "x": 0.5, "xanchor": "center", "xref": "paper", "y": 0.6333, "yanchor": "bottom", "yref": "paper"}, {"font": {"size": 16}, "showarrow": false, "text": "g=a2b / l=b2a", "x": 0.8517, "xanchor": "center", "xref": "paper", "y": 0.6333, "yanchor": "bottom", "yref": "paper"}, {"font": {"size": 16}, "showarrow": false, "text": "g=b2a / l=bi", "x": 0.1483, "xanchor": "center", "xref": "paper", "y": 0.2667, "yanchor": "bottom", "yref": "paper"}, {"font": {"size": 16}, "showarrow": false, "text": "g=b2a / l=a2b", "x": 0.5, "xanchor": "center", "xref": "paper", "y": 0.2667, "yanchor": "bottom", "yref": "paper"}, {"font": {"size": 16}, "showarrow": false, "text": "g=b2a / l=b2a", "x": 0.8517, "xanchor": "center", "xref": "paper", "y": 0.2667, "yanchor": "bottom", "yref": "paper"}], "height": 900, "hovermode": "closest", "margin": {"b": 60, "l": 70, "r": 40, "t": 90}, "title": {"text": "gs_hmd seed curves with continuation markers: Train eval - charts - episodic survival"}, "width": 1500, "xaxis": {"anchor": "y", "domain": [0, 0.2967], "matches": "x7", "showticklabels": false, "title": {"text": "Environment steps (millions)"}}, "xaxis2": {"anchor": "y2", "domain": [0.3517, 0.6483], "matches": "x8", "showticklabels": false, "title": {"text": "Environment steps (millions)"}}, "xaxis3": {"anchor": "y3", "domain": [0.7033, 1], "matches": "x9", "showticklabels": false, "title": {"text": "Environment steps (millions)"}}, "xaxis4": {"anchor": "y4", "domain": [0, 0.2967], "matches": "x7", "showticklabels": false, "title": {"text": "Environment steps (millions)"}}, "xaxis5": {"anchor": "y5", "domain": [0.3517, 0.6483], "matches": "x8", "showticklabels": false, "title": {"text": "Environment steps (millions)"}}, "xaxis6": {"anchor": "y6", "domain": [0.7033, 1], "matches": "x9", "showticklabels": false, "title": {"text": "Environment steps (millions)"}}, "xaxis7": {"anchor": "y7", "domain": [0, 0.2967], "title": {"text": "Environment steps (millions)"}}, "xaxis8": {"anchor": "y8", "domain": [0.3517, 0.6483], "title": {"text": "Environment steps (millions)"}}, "xaxis9": {"anchor": "y9", "domain": [0.7033, 1], "title": {"text": "Environment steps (millions)"}}, "yaxis": {"anchor": "x", "domain": [0.7333, 1], "range": [0, 105], "title": {"text": "Episodic survival (%)"}}, "yaxis2": {"anchor": "x2", "domain": [0.7333, 1], "matches": "y", "range": [0, 105], "showticklabels": false, "title": {"text": "Episodic survival (%)"}}, "yaxis3": {"anchor": "x3", "domain": [0.7333, 1], "matches": "y", "range": [0, 105], "showticklabels": false, "title": {"text": "Episodic survival (%)"}}, "yaxis4": {"anchor": "x4", "domain": [0.3667, 0.6333], "range": [0, 105], "title": {"text": "Episodic survival (%)"}}, "yaxis5": {"anchor": "x5", "domain": [0.3667, 0.6333], "matches": "y4", "range": [0, 105], "showticklabels": false, "title": {"text": "Episodic survival (%)"}}, "yaxis6": {"anchor": "x6", "domain": [0.3667, 0.6333], "matches": "y4", "range": [0, 105], "showticklabels": false, "title": {"text": "Episodic survival (%)"}}, "yaxis7": {"anchor": "x7", "domain": [0, 0.2667], "range": [0, 105], "title": {"text": "Episodic survival (%)"}}, "yaxis8": {"anchor": "x8", "domain": [0, 0.2667], "matches": "y7", "range": [0, 105], "showticklabels": false, "title": {"text": "Episodic survival (%)"}}, "yaxis9": {"anchor": "x9", "domain": [0, 0.2667], "matches": "y7", "range": [0, 105], "showticklabels": false, "title": {"text": "Episodic survival (%)"}}}}
